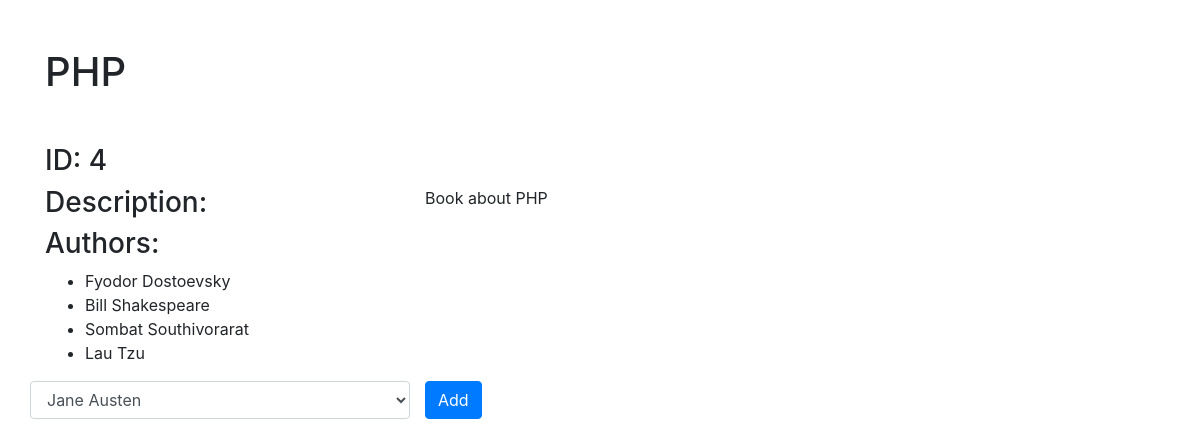
The app's page /books/4 with its own data.
### books_authors_app/models.py (models this page shows)
class Book(models.Model):
	title = models.CharField(max_length=255)
	desc = models.TextField()
	created_at = models.DateTimeField(auto_now_add=True)
	updated_at = models.DateTimeField(auto_now=True)

class Author(models.Model):
	first_name = models.CharField(max_length=255)
	last_name = models.CharField(max_length=255)
	books = models.ManyToManyField(Book, related_name="authors")
	notes = models.TextField()
	created_at = models.DateTimeField(auto_now_add=True)
	updated_at = models.DateTimeField(auto_now=True)

### books_authors_app/views.py (the view)
# urls.py: path('books/<id>',views.book_details),
def book_details(request,id):
	if request.method == "POST":
		author_id = request.POST['author_id']
		author_to_add = Author.objects.get(id=author_id)
		book_to_add = Book.objects.get(id=id)
		author_to_add.books.add(book_to_add)
	context = {
		"book": Book.objects.get(id=id),
		"all_book_authors": Author.objects.all(),
		"current_id": id
	}
	return render(request,'book_detail.html', context)

### books_authors_app/templates/book_detail.html (shortened to what this page needs)
<!DOCTYPE html>
<html lang="en">
<head>
	{% load static %}
	<link rel="stylesheet" href="https://stackpath.bootstrapcdn.com/bootstrap/4.3.1/css/bootstrap.min.css">
</head>
<body>
	<div class="container">
		<div class="row">
			<div class="col-sm-12">
				<h1 class="mb-5 mt-5">{{ book.title }}</h1>
			</div>
		</div>
		<div class="row">
			<div class="col-sm-12">
				<h3>ID: {{ book.id }}</h3>
			</div>
		</div>
		<div class="row">
			<div class="col-sm-4">
				<h3>Description:</h3>
			</div>
			<div class="col-sm-6">
				<p>{{ book.desc }}</p>
			</div>
		</div>
		<div class="row">
			<div class="col-sm-12">
				<h3>Authors:</h3>
				<ul>
				{% for author in book.authors.all %}
					<li>{{author.first_name}} {{author.last_name}}</li>
				{% endfor %}
				</ul>
			</div>
		</div>
		<form id='main-form'action="/books/{{ book.id }}" method='post'>
			<div class="form-group row">
				<select class="form-control col-sm-4 col-form-label" id="author_id" name="author_id">
					{% for author in all_book_authors %}
					{% if author not in book.authors.all %}
					<option value="{{ author.id }}">{{author.first_name}} {{author.last_name}}</option>
					{% endif %}
					{% endfor %}
				</select>
				<div class="col-sm-2">
					<input class='btn btn-primary' type='submit' value='Add'>
				</div>
			</div>
		</form>
	</div>
</body>
</html>

### records on screen
Book: title "PHP", id "4", desc "Book about PHP"
Author: first_name "Fyodor", last_name "Dostoevsky"
Author: first_name "Bill", last_name "Shakespeare"
Author: first_name "Sombat", last_name "Southivorarat"
Author: first_name "Lau", last_name "Tzu"

### other values on screen
form field author_id "Jane Austen"
